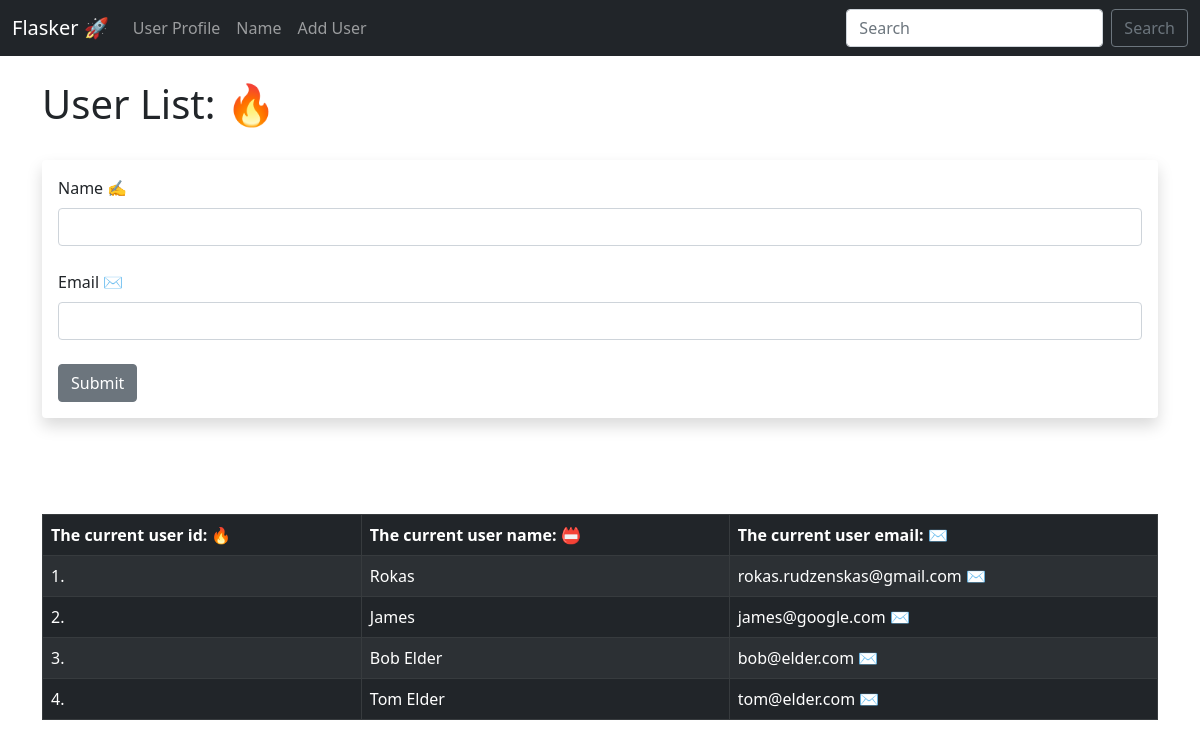
The page /user/add on the database as committed earlier.
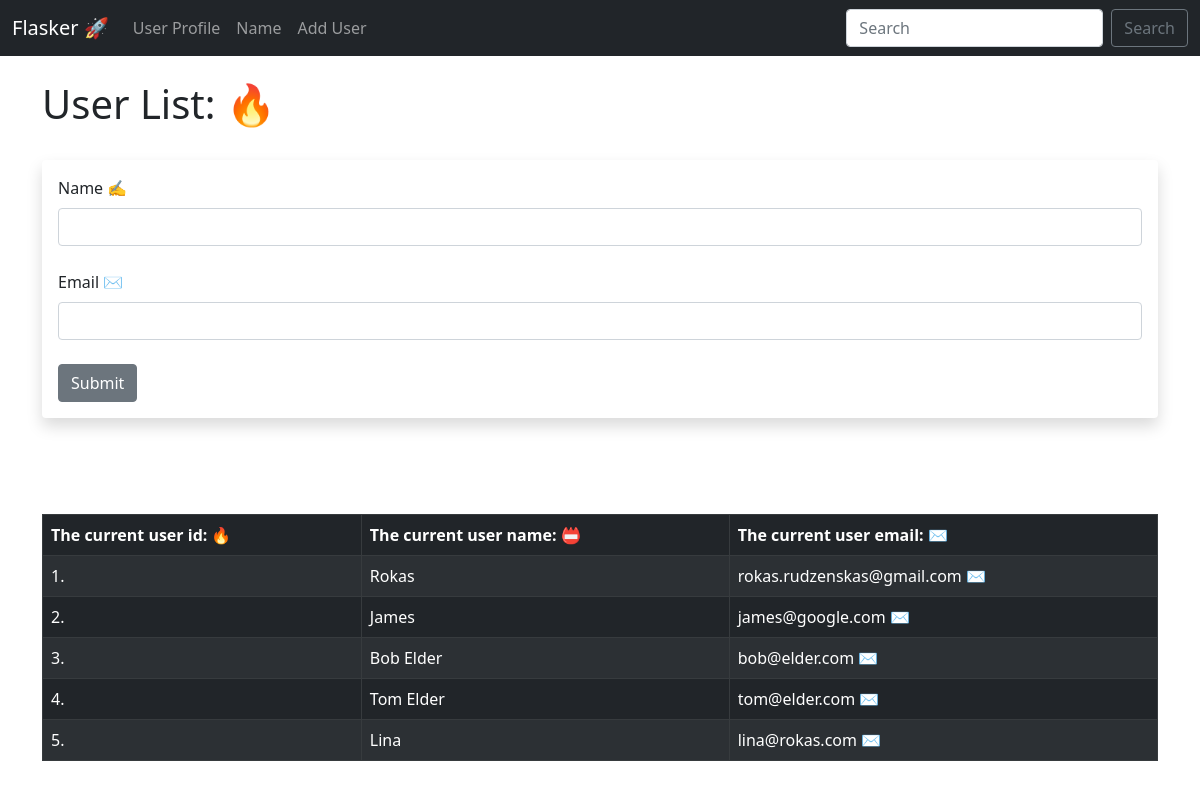
The same page on the database as committed later.
### hello.py (models this page shows, shortened)
class Users(db.Model):
    id = db.Column(db.Integer, primary_key=True)
    name = db.Column(db.String(200), nullable=False)
    email = db.Column(db.String(200), nullable=False, unique=True)
    data_added = db.Column(db.DateTime, default=datetime.utcnow)

### hello.py (the view, shortened to what this page needs)
@app.route('/user/add', methods=["GET", "POST"])
def add_user():
    name = None
    form = UserForm()
    our_users = Users.query.order_by(Users.data_added)
    return render_template('add_user.html', form=form, name=name, our_users=our_users)

### hello.py
class UserForm(FlaskForm):
    name = StringField("Name ✍️", validators=[DataRequired()])
    email = StringField("Email ✉️️", validators=[DataRequired()])
    submit = SubmitField("Submit")

### templates/add_user.html (shortened to what this page needs)
{% extends 'base.html' %}
{% block content %}
  {% if name %}
    <h1>User Added 👉 {{ name }} 🥰</h1>
 <br>
<table class="table table-striped table-dark table-hover table-bordered" >
    <thead>
    <tr>
        <td style="font-weight: bold">The current user id: 🔥</td>
        <td style="font-weight: bold">The current user name: 📛</td>
        <td style="font-weight: bold">The current user email: ✉️</td>
    </tr>
    </thead>
    <tbody>
{% for our_user in our_users %}
<tr>
    <td>{{our_user.id}}.</td>
    <td>{{our_user.name}}</td>
    <td>{{our_user.email}} ✉️</td>
</tr>
{% endfor %}
    </tbody>
    </table>
<br>
  {% else %}
    <h1>User List: 🔥</h1>
<br>
<div class="shadow p-3 mb-5 bg-body rounded">
<form action="" method="POST">
 {{ form.name.label(
    class="form-label") }}
 {{ form.name(
    class="form-control") }}
    <br>
 {{ form.email.label(
    class="form-label") }}
 {{ form.email(
    class="form-control") }}
 <br>
 {{ form.submit(
    class="btn btn-secondary") }}
</form>
</div>
<br><br>
<table class="table table-striped table-dark table-hover table-bordered" >
    <thead>
    <tr>
        <td style="font-weight: bold">The current user id: 🔥</td>
        <td style="font-weight: bold">The current user name: 📛</td>
        <td style="font-weight: bold">The current user email: ✉️</td>
    </tr>
    </thead>
    <tbody>
{% for our_user in our_users %}
<tr>
    <td>{{our_user.id}}.</td>
    <td>{{our_user.name}}</td>
    <td>{{our_user.email}} ✉️</td>
</tr>
{% endfor %}
    </tbody>
    </table>
  {% endif %}
 {% endblock %}

Rows that differ between the two databases and show on the page:
added Users: id "5", name "Lina", email "lina@rokas.com"
